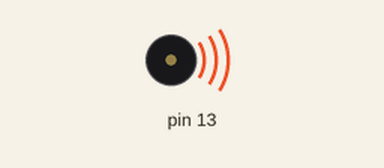
Bench run of a sketch on a simulated Arduino Uno, built with avr-gcc and run on an emulated ATmega328P. Shown: buzzer (waves = sounding).

Above: at 0.1 s.
At 6.3 s:
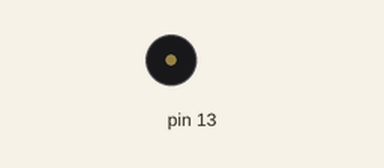
Timing chart, 0 to 7.8 s (numbered marks = the images above):
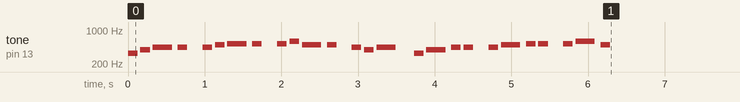

The sketch:

sketch_mar23a.ino
```cpp
// Pirates of the Caribbean theme melody by Adittya Kumar Chowdhury

// Define the musical note frequencies in Hertz
#define NOTE_B0 31
#define NOTE_C1 33
#define NOTE_CS1 35
#define NOTE_D1 37
#define NOTE_DS1 39
#define NOTE_E1 41
#define NOTE_F1 44
#define NOTE_FS1 46
#define NOTE_G1 49
#define NOTE_GS1 52
#define NOTE_A1 55
#define NOTE_AS1 58
#define NOTE_B1 62
#define NOTE_C2 65
#define NOTE_CS2 69
#define NOTE_D2 73
#define NOTE_DS2 78
#define NOTE_E2 82
#define NOTE_F2 87
#define NOTE_FS2 93
#define NOTE_G2 98
#define NOTE_GS2 104
#define NOTE_A2 110
#define NOTE_AS2 117
#define NOTE_B2 123
#define NOTE_C3 131
#define NOTE_CS3 139
#define NOTE_D3 147
#define NOTE_DS3 156
#define NOTE_E3 165
#define NOTE_F3 175
#define NOTE_FS3 185
#define NOTE_G3 196
#define NOTE_GS3 208
#define NOTE_A3 220
#define NOTE_AS3 233
#define NOTE_B3 247
#define NOTE_C4 262
#define NOTE_CS4 277
#define NOTE_D4 294
#define NOTE_DS4 311
#define NOTE_E4 330
#define NOTE_F4 349
#define NOTE_FS4 370
#define NOTE_G4 392
#define NOTE_GS4 415
#define NOTE_A4 440
#define NOTE_AS4 466
#define NOTE_B4 494
#define NOTE_C5 523
#define NOTE_CS5 554
#define NOTE_D5 587
#define NOTE_DS5 622
#define NOTE_E5 659
#define NOTE_F5 698
#define NOTE_FS5 740
#define NOTE_G5 784
#define NOTE_GS5 831
#define NOTE_A5 880
#define NOTE_AS5 932
#define NOTE_B5 988
#define NOTE_C6 1047
#define NOTE_CS6 1109
#define NOTE_D6 1175
#define NOTE_DS6 1245
#define NOTE_E6 1319
#define NOTE_F6 1397
#define NOTE_FS6 1480
#define NOTE_G6 1568
#define NOTE_GS6 1661
#define NOTE_A6 1760
#define NOTE_AS6 1865
#define NOTE_B6 1976
#define NOTE_C7 2093
#define NOTE_CS7 2217
#define NOTE_D7 2349
#define NOTE_DS7 2489
#define NOTE_E7 2637
#define NOTE_F7 2794
#define NOTE_FS7 2960
#define NOTE_G7 3136
#define NOTE_GS7 3322
#define NOTE_A7 3520
#define NOTE_AS7 3729
#define NOTE_B7 3951
#define NOTE_C8 4186
#define NOTE_CS8 4435
#define NOTE_D8 4699
#define NOTE_DS8 4978

// Notes of the melody:
int melody[] = {
  NOTE_E4, NOTE_G4, NOTE_A4, NOTE_A4, 0,
  NOTE_A4, NOTE_B4, NOTE_C5, NOTE_C5, 0,
  NOTE_C5, NOTE_D5, NOTE_B4, NOTE_B4, 0,
  NOTE_A4, NOTE_G4, NOTE_A4, 0,

  NOTE_E4, NOTE_G4, NOTE_A4, NOTE_A4, 0,
  NOTE_A4, NOTE_B4, NOTE_C5, NOTE_C5, 0,
  NOTE_C5, NOTE_D5, NOTE_B4, NOTE_B4, 0,
  NOTE_A4, NOTE_G4, NOTE_A4, 0
};

// Note durations: 4 = quarter note, 8 = eighth note, etc.:
int noteDurations[] = {
  8, 8, 4, 8, 8,
  8, 8, 4, 8, 8,
  8, 8, 4, 8, 8,
  8, 8, 4,
  8, 8, 4, 8, 8,
  8, 8, 4, 8, 8,
  8, 8, 4, 8, 8,
  8, 8, 4
};

void setup() {
  // iterate over the notes of the melody:
  for (int thisNote = 0; thisNote < 32; thisNote++) {

    // to calculate the note duration, take one second divided by the note type.
    //e.g. quarter note = 1000 / 4, eighth note = 1000/8, etc.
    int noteDuration = 1000 / noteDurations[thisNote];
    tone(13, melody[thisNote], noteDuration); // Buzzer connected to pin 13

    // to distinguish the notes, set a minimum time between them.
    // the note's duration + 30% seems to work well:
    int pauseBetweenNotes = noteDuration * 1.30;
    delay(pauseBetweenNotes);
    // stop the tone playing:
    noTone(13); // Stop tone on pin 13
  }
}

void loop() {
  // no need to repeat the melody.
}
```
